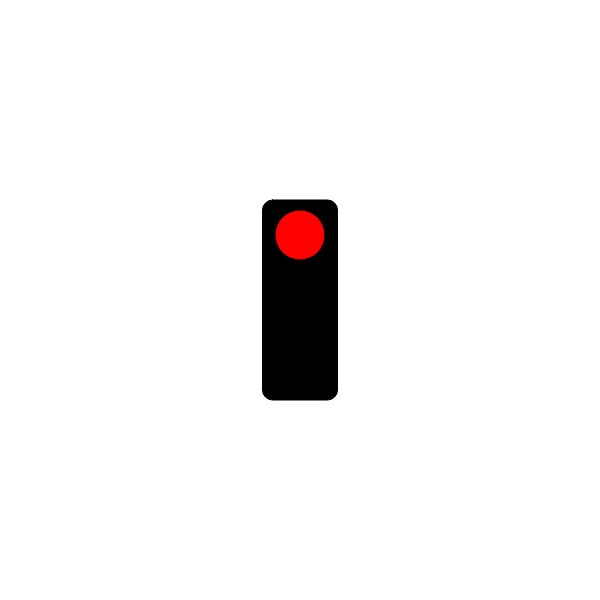
Frame 1 (no input)
Frame 60 (no input): identical to frame 1, image omitted
Frame 120 (the mouse pressed at the canvas centre since frame 60): identical to frame 1, image omitted

The p5.js sketch that drew this single still picture (run headless with seeded random() and noise() and a simulated clock; from frame 60 on, the mouse is pressed at the canvas centre):

// p5.js sketch
// ── sketch.js
// Traffic Light Starter Code
// Michael Yang
// 9/24/2024

// GOAL: make a 'traffic light' simulator. For now, just have the light
// changing according to time. You may want to investigate the millis()
// function at https://p5js.org/reference/#/p5/millis

let state = "red";
let waitTime = 3000;
let lastSwitchedTime = 0;

function setup() {
  createCanvas(600, 600);
}

function draw() {
  background(255);
  drawOutlineOfLights();
}

function drawOutlineOfLights() {
  // Box
  rectMode(CENTER);
  fill(0);
  rect(width / 2, height / 2, 75, 200, 10);
  
  // Cycle colors
  changeLight();
}

function changeLight() {
  if (state === "red") {
    fill("red");
    ellipse(width / 2, height / 2 - 65, 50, 50); // Top
    if (millis() >= lastSwitchedTime + waitTime) {
      lastSwitchedTime = millis();
      state = "yellow";
    }
  } else if (state === "yellow") {
    fill("yellow");
    ellipse(width / 2, height / 2, 50, 50); // Middle
    if (millis() >= lastSwitchedTime + waitTime / 2) {
      lastSwitchedTime = millis();
      state = "green";
    }
  } else if (state === "green") {
    fill("green");
    ellipse(width / 2, height / 2 + 65, 50, 50); // Bottom
    if (millis() >= lastSwitchedTime + waitTime) {
      lastSwitchedTime = millis();
      state = "red";
    }
  }
}
